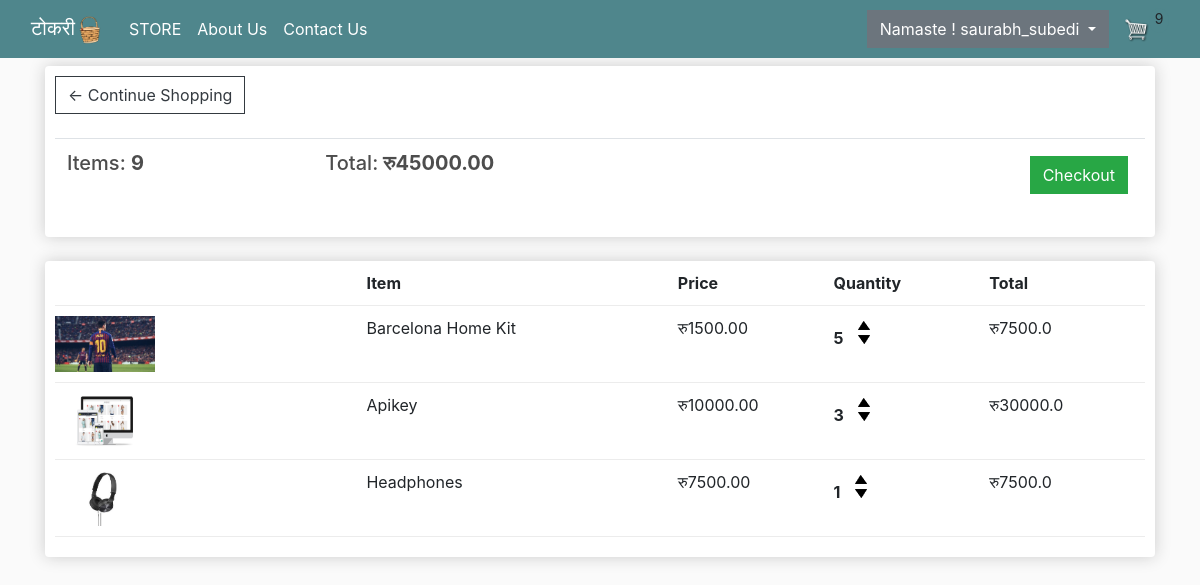
The page /cart/ (signed in) on the database its author committed.
### store/models.py (models this page shows, shortened)
class Order(models.Model):
    customer = models.ForeignKey(
        Customer, on_delete=models.SET_NULL, blank=True, null=True)
    date_ordered = models.DateTimeField(auto_now_add=True)
    complete = models.BooleanField(default=False, null=True, blank=False)
    transaction_id = models.CharField(max_length=200, null=True)
    @property
    def get_cart_total(self):
        orderitems = self.orderitem_set.all()
        total = sum([item.get_total for item in orderitems])
        return total
    @property
    def get_cart_items(self):
        orderitems = self.orderitem_set.all()
        total = sum([item.quantity for item in orderitems])
        return total

class OrderItem(models.Model):
    product = models.ForeignKey(
        Product, on_delete=models.SET_NULL, blank=True, null=True)
    order = models.ForeignKey(
        Order, on_delete=models.SET_NULL, blank=True, null=True)
    quantity = models.IntegerField(default=0, null=True, blank=True)
    date_added = models.DateTimeField(auto_now_add=True)
    @property
    def get_total(self):
        total = self.product.price * self.quantity
        return total

class Product(models.Model):
    categories = [
        ("Clothes", "Clothes"),
        ("Electronics", "Electronics"),
        ("Jerseys", "Jerseys"),
        ("others","others"),
    ]
    name = models.CharField(max_length=200, null=True)
    price = models.FloatField()
    digital = models.BooleanField(default=False)
    image = models.ImageField(null=True)
    desc = models.TextField(null=True, blank = True)
    category = models.CharField(choices=categories,null=True,blank = True,max_length=20)
    @property
    def imageURL(self):
        try:
            url = self.image.url
        except:
            url = ''
        return url

### store/views.py (the view)
# urls.py: path('cart/',views.cart,name='cart'),
def cart(request):
    if request.user.is_authenticated:
        customer = request.user.customer
        order,created = Order.objects.get_or_create(customer=customer,complete = False)
        items = order.orderitem_set.all()
        cartItems = order.get_cart_items
    else:
        items = []
        order = {'get_cart_total':0,'get_cart_items': 0}
        cartItems = order['get_cart_items']
    context = {'items': items,'order':order,'cartItems':cartItems}
    return render(request,'store/cart.html',context)

### store/templates/store/cart.html
{% extends 'store/main.html' %}
{% load static %}
{% block content %}
<div class="row">
    <div class="col-lg-12">
        <div class="box-element">
            <a class="btn btn-outline-dark" href="{% url 'store' %}">&#x2190; Continue Shopping</a>
            <br>
            <br>
            <table class="table">
                <tr>
                    <th>
                        <h5>Items: <strong>{{order.get_cart_items}}</strong></h5>
                    </th>
                    <th>
                        <h5>Total:<strong> रु{{order.get_cart_total|floatformat:2}}</strong></h5>
                    </th>
                    <th>
                        <a style="float:right; margin:5px;" class="btn btn-success"
                            href="{% url 'checkout' %}">Checkout</a>
                    </th>
                </tr>
            </table>
        </div>
        <br>
        <div class="box-element">
            <div class="cart-row">
                <div style="flex:2"></div>
                <div style="flex:2"><strong>Item</strong></div>
                <div style="flex:1"><strong>Price</strong></div>
                <div style="flex:1"><strong>Quantity</strong></div>
                <div style="flex:1"><strong>Total</strong></div>
            </div>
            {% for item in items %}
            <div class="cart-row">
                <div style="flex:2"><img class="row-image" src="{{item.product.imageURL}}"></div>
                <div style="flex:2">
                    <p>{{item.product.name}}</p>
                </div>
                <div style="flex:1">
                    <p>रु{{item.product.price|floatformat:2}}</p>
                </div>
                <div style="flex:1">
                    <p class="quantity">{{item.quantity}}</p>
                    <div class="quantity">
                        <img data-product="{{item.product.id}}" data-action="add" class="chg-quantity update-cart" src="{% static  'images/arrow-up.png' %}">
                        <img data-product="{{item.product.id}}" data-action="remove"class="chg-quantity update-cart" src="{% static  'images/arrow-down.png' %}">
                    </div>
                </div>
                <div style="flex:1">
                    <p>रु{{item.get_total}}</p>
                </div>
            </div>
            {% endfor %}
        </div>
    </div>
</div>
{% endblock content %}

### store/templates/store/main.html (shortened to what this page needs)
<!DOCTYPE html>
{% load static %}
<html>
<head>
    <link rel="stylesheet" href="https://stackpath.bootstrapcdn.com/bootstrap/4.4.1/css/bootstrap.min.css"
>
    <link rel="stylesheet" href="{% static 'css/main.css' %}">
</head>
<body style="padding-top: 56px;">
<nav class="navbar navbar-expand-lg bg-dark navbar-dark fixed-top">
    <div class="container-fluid">
        <a class="navbar-brand" href="{% url 'store' %}">टोकरी<img src="{% static 'images/—Pngtree—handle dark basket clip art_5805026.png' %}" height="30" width="30" alt="Logo"></a>
        <div class="collapse navbar-collapse" id="navbarSupportedContent">
            <ul class="navbar-nav me-auto mb-2 mb-lg-0">
                <li class="nav-item">
                    <a class="nav-link active" aria-current="page" href="{% url 'store' %}">STORE</a>
                </li>
                <li class="nav-item">
                    <a class="nav-link active" aria-current="page" href="{% url 'aboutus' %}">About Us</a>
                </li>
                <li class="nav-item">
                    <a class="nav-link active" aria-current="page" href="{% url 'contact' %}">Contact Us</a>
                </li>
            </ul>
        </div>
        <div class="form-inline my-2 my-lg-0">
            {% if user.is_authenticated %}
                <div class="dropdown">
                    <button class="btn btn-secondary dropdown-toggle" type="button" id="dropdownMenuButton"
                            data-toggle="dropdown" aria-haspopup="true" aria-expanded="false">
                        Namaste ! {{ request.user }}
                    </button>
                </div>
            {% else %}
                <a href="{% url 'login' %}" class="btn btn-warning rounded mx-3">Login</a>
                <a href="{% url 'signup' %}" class="btn btn-warning rounded">Signup</a>
            {% endif %}
            <a href="{% url 'cart' %}">
                <img id="cart-icon" src="{% static 'images/cart.png' %}">
            </a>
            <p id="cart-total" style="background-color: #4f868c;">{{ cartItems }}</p>
        </div>
    </div>
</nav>
<div class="container">
    {% block content %} {% endblock content %}
</div>
</body>
</html>

### static/css/main.css (style rules this page uses)
body { background-color: hsl(0, 0%, 98%); }
h1, h2, h3, h4, h5, h6 { color: hsl(0, 0%, 30%); }
.box-element { box-shadow: hsl(0, 0%, 80%) 0 0 16px; background-color: #fff; border-radius: 4px; padding: 10px; }
.bg-dark { background-color: #4f868c !important; }
#cart-icon { width: 25px; display: inline-block; margin-left: 15px; }
#cart-total { display: block; text-align: center; width: 20px; height: 25px; border-radius: 50%; font-size: 14px; }
.col-lg-4, .col-lg-6, .col-lg-8, .col-lg-12 { margin-top: 10px; }
.btn { border-radius: 0; }
.row-image { width: 100px; }
.cart-row { display: flex; align-items: flex-stretch; padding-bottom: 10px; margin-bottom: 10px; border-bottom: 1px solid #ececec; }
.quantity { display: inline-block; font-weight: 700; padding-right: 10px; }
.chg-quantity { width: 12px; cursor: pointer; display: block; margin-top: 5px; transition: .1s; }

### rows shown on the page
Order: get_cart_items "9", get_cart_total "45000.00"
OrderItem: product.imageURL (picture), product.name "Barcelona Home Kit", product.price "1500.00", quantity "5", get_total "7500.0"
OrderItem: product.imageURL (picture), product.name "Apikey", product.price "10000.00", quantity "3", get_total "30000.0"
OrderItem: product.imageURL (picture), product.name "Headphones", product.price "7500.00", quantity "1", get_total "7500.0"

### other values the page prints
{{ request.user }} "saurabh_subedi"
{{ cartItems }} "9"
